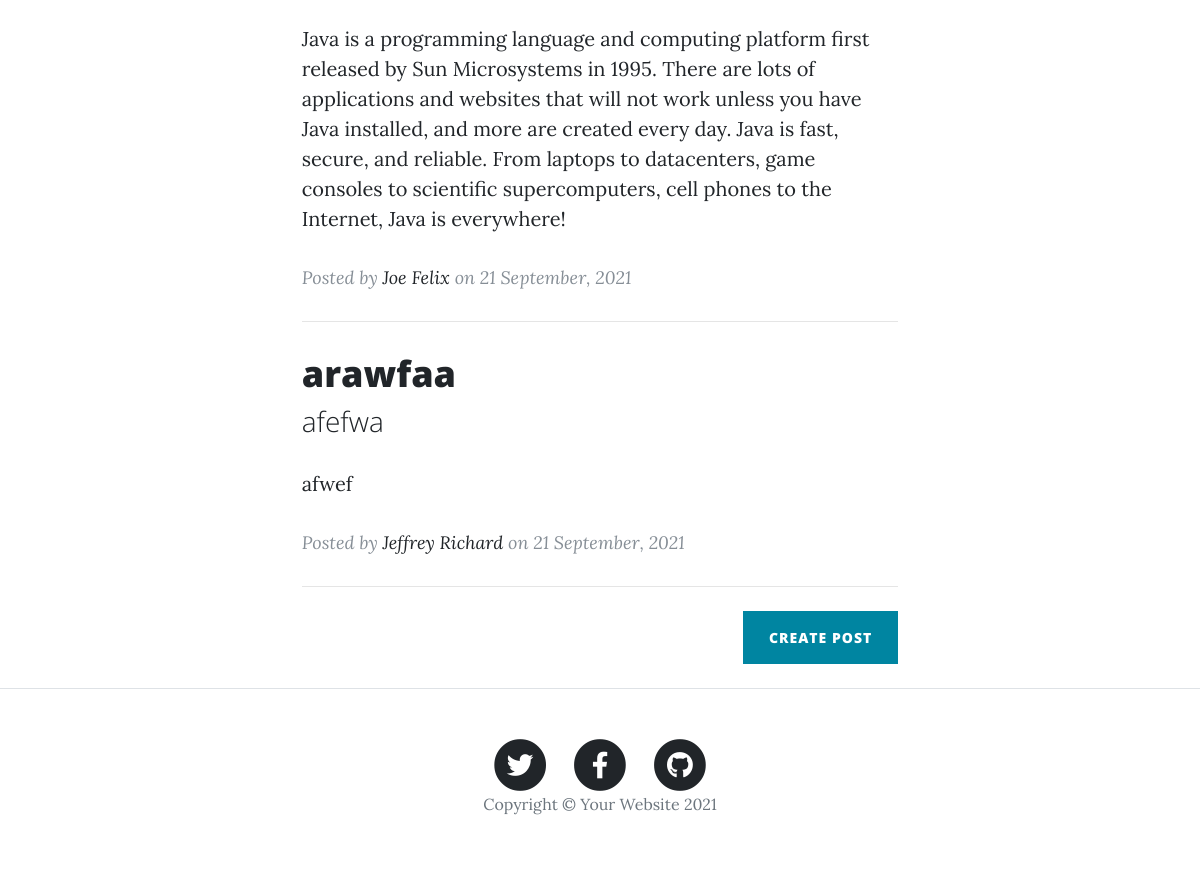
Before: / (lower part) with the older database file.
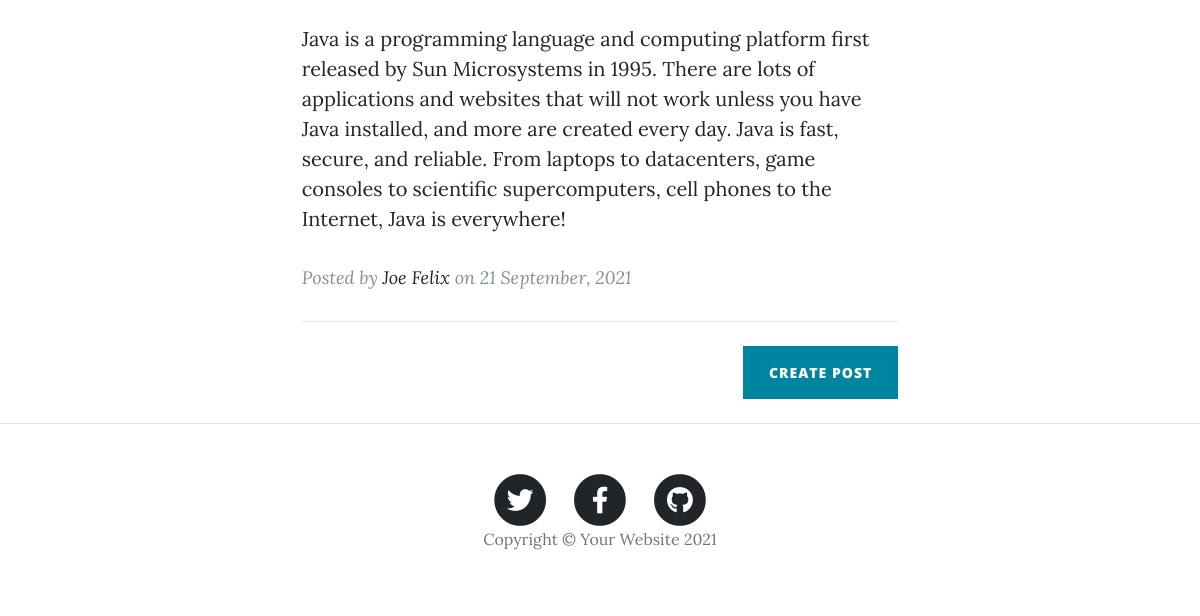
After: the same page with the newer database file.
### main.py (models this page shows)
class BlogPost(db.Model):
    __tablename__ = "blog_post"
    id = db.Column(db.Integer, primary_key=True)
    author_id = db.Column(db.Integer, db.ForeignKey("users.id"))
    author = relationship("User", back_populates="posts")
    title = db.Column(db.String(250), unique=True, nullable=False)
    subtitle = db.Column(db.String(250), nullable=False)
    body = db.Column(db.Text, nullable=False)
    img_url = db.Column(db.String(250))
    date = db.Column(db.String(250))
    comments = relationship("Comment", back_populates="parent_post")

class User(UserMixin, db.Model):
    __tablename__ = "users"
    id = db.Column(db.Integer, primary_key=True)
    name = db.Column(db.String(250))
    email = db.Column(db.String(250), unique=True)
    password = db.Column(db.String(250))
    posts = relationship("BlogPost", back_populates="author")
    comments = relationship("Comment", back_populates="comment_author")

### main.py (the view)
@app.route("/")
def home():
    all_posts = BlogPost.query.all()
    return render_template("index.html", posts=all_posts, current_user=current_user)

### templates/index.html (shortened to what this page needs)
{% include "header.html" %}
        <div class="container px-4 px-lg-5">
            <div class="row gx-4 gx-lg-5 justify-content-center">
                <div class="col-md-10 col-lg-8 col-xl-7">
                    {% if posts|length == 0 %}
                    <p>No Blogs to show</p>
                    {% else %}
                    {% for post in posts %}
                    <div class="post-preview">
                        <a href="{{ url_for('show_post', post_id=post.id) }}">
                            <h2 class="post-title">{{ post.title }}</h2>
                            <h3 class="post-subtitle">{{ post.subtitle }}</h3>
                            <p>{{ post.body }}</p>
                        </a>
                        <p class="post-meta">
                            Posted by
                            <a href="{{ url_for('profile', user_id=post.author_id) }}">{{ post.author.name }}</a>
                            on {{ post.date }}
                        </p>
                    </div>
                    <hr class="my-4" />
                    {% endfor %}
                    {% endif %}
                    <div class="d-flex justify-content-end mb-4"><a class="btn btn-primary text-uppercase" href="{{ url_for('add_new_posts') }}">Create Post</a></div>
                </div>
            </div>
        </div>
{% include "footer.html" %}

### templates/header.html (shortened to what this page needs)
<!DOCTYPE html>
<html lang="en">
<head>
  <link href="{{ url_for('static', filename='vendor/bootstrap/css/bootstrap.min.css') }}" rel="stylesheet">
  <link href="{{ url_for('static', filename='vendor/fontawesome-free/css/all.min.css')}}" rel="stylesheet" type="text/css">
  <link href="{{ url_for('static', filename='css/clean-blog.min.css')}}" rel="stylesheet">
</head>
<body>

### templates/footer.html (shortened to what this page needs)
        <footer class="border-top">
            <div class="container px-4 px-lg-5">
                <div class="row gx-4 gx-lg-5 justify-content-center">
                    <div class="col-md-10 col-lg-8 col-xl-7">
                        <ul class="list-inline text-center">
                            <li class="list-inline-item">
                                <a href="#!">
                                    <span class="fa-stack fa-lg">
                                        <i class="fas fa-circle fa-stack-2x"></i>
                                        <i class="fab fa-twitter fa-stack-1x fa-inverse"></i>
                                    </span>
                                </a>
                            </li>
                            <li class="list-inline-item">
                                <a href="#!">
                                    <span class="fa-stack fa-lg">
                                        <i class="fas fa-circle fa-stack-2x"></i>
                                        <i class="fab fa-facebook-f fa-stack-1x fa-inverse"></i>
                                    </span>
                                </a>
                            </li>
                            <li class="list-inline-item">
                                <a href="#!">
                                    <span class="fa-stack fa-lg">
                                        <i class="fas fa-circle fa-stack-2x"></i>
                                        <i class="fab fa-github fa-stack-1x fa-inverse"></i>
                                    </span>
                                </a>
                            </li>
                        </ul>
                        <div class="small text-center text-muted fst-italic">Copyright &copy; Your Website 2021</div>
                    </div>
                </div>
            </div>
        </footer>
    </body>
</html>

Changed rows visible on the page:
removed BlogPost: title "arawfaa", subtitle "afefwa", body "afwef", author.name "Jeffrey Richard", date "21 September, 2021"
